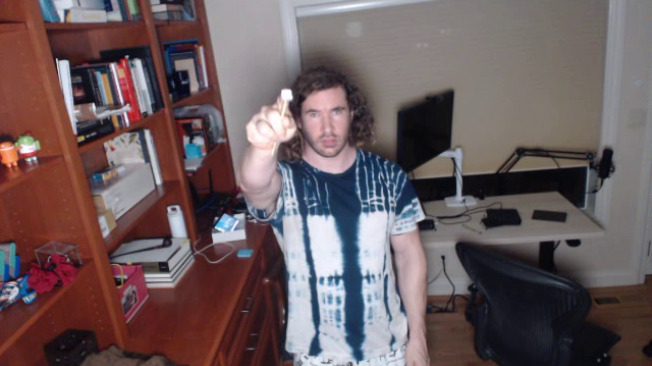
#> input picture data/visible_wand_office/circle1/visible_wand_office030_cropped.jpg, 652 x 366 px; its folder holds only this picture in this run
$ python lumos_detector_test.py   (older library calls are emulated)
#> lines starting #> are read from the running program, lines starting #| are printed output that depends on the picture; after the words box and inside, x2 and y2 are one past the last pixel; in counts of white or black regions, pixels touching at a corner belong together
### circle_detector/frame_preprocessor.py
import cv2 as cv
import numpy as np

class FramePreprocessor:
  '''Do stuff to frames in preparation for shape matching. Threshold to binary and squash frame sequence into single frame.'''
  def __init__(self):
    self.accumulated_frame = None
    self.num_frames = 0

  def Threshold(self, frame):
    '''Input color frame, output binary frame. Uses hard-coded threshold.'''
    frame_gray = cv.cvtColor(frame, cv.COLOR_BGR2GRAY)
    ret,frame_binary = cv.threshold(frame_gray,253,255,cv.THRESH_BINARY)
    return frame_binary

  def Accumulate(self, frame):
    '''Adds a frame into the accumulation.'''
    if not np.any(self.accumulated_frame):
      self.accumulated_frame = frame
    else:
      self.accumulated_frame += frame
      np.clip(self.accumulated_frame, 0, 255)
    self.num_frames += 1.0
    #return np.uint8(np.clip(np.around(self.accumulated_frame / self.num_frames), 0, 255))  # average
    return np.uint8(np.clip(np.around(self.accumulated_frame), 0, 255))  # sum

### circle_detector/lumos_detector.py
import numpy as np
from circle_detector import CircleDetector
from frame_preprocessor import FramePreprocessor


class LumosDetector:
  '''Top-level detector. Thresholds frames, accumulates frames, detects dominant circle, checks if it is good enough.'''
  def __init__(self):
    self.circle_detector = CircleDetector()
    self.processor = FramePreprocessor()

  def AddFrameAndDetect(self, frame):
    '''Returns the circle if detected, else None.'''
    frame_thresholded = self.processor.Threshold(frame)
    accumulated_frame = self.processor.Accumulate(frame_thresholded)
    circles = self.circle_detector.DetectCircles(accumulated_frame)
    if np.any(circles):
      dominant_circle = self.circle_detector.SelectDominantCircle(accumulated_frame, circles)
      radius = dominant_circle[2]
      inliers = self.circle_detector.CircleInliers(accumulated_frame, dominant_circle)
      num_inliers = len(inliers)
      # TODO: use ArcLength instead
      #if num_inliers > 10 / radius:  # circumference of full circle is ~6.28*radius
      if self.circle_detector.InliersArcLength(dominant_circle, inliers) > 0.75*2*np.pi:
        return dominant_circle
    return None

### circle_detector/circle_detector.py
import cv2 as cv
import numpy as np

class CircleDetector:
  def __init__(self):
    pass

  def DetectCircles(self, distilled_image, min_radius=20, max_radius=150):
    '''Hough circle detection. See openCV docs.'''
    circles = cv.HoughCircles(distilled_image,cv.HOUGH_GRADIENT,1,20,
                                param1=50,param2=30,minRadius=min_radius,maxRadius=max_radius)
    return circles

  # [105 lines left out: functions CirclePoints, CircleInliers, _angular_distance, InliersArcLength, CircleScore, SelectDominantCircle and 2 more, not called in this run]

### circle_detector/lumos_detector_test.py
import cv2 as cv
import numpy as np
import os
from os.path import isfile, join
import sys
from lumos_detector import LumosDetector

TEST_FRAME_PATH = '../data/visible_wand_office/circle1/'
#TEST_IMAGE_PATH = '../data/perfect_circle.jpg'

files = [f for f in os.listdir(TEST_FRAME_PATH) if isfile(join(TEST_FRAME_PATH, f))]
files.sort()

if len(files) == 0:
  sys.exit("Could not read the image path.")

frames = []
for i in range(len(files)):
    filename=join(TEST_FRAME_PATH, files[i])
    #reading each files
    img = cv.imread(filename)
#> img is the input picture: shape (366, 652, 3); mean B, G, R 93.3, 91.2, 107.4
    height, width, layers = img.shape
#> height = 366; width = 652; layers = 3
    size = (width,height)
#> size = (652, 366)
    print("%s: %d x %d x %d" %(filename, height, width, layers))
#| ../data/visible_wand_office/circle1/visible_wand_office030_cropped.jpg: 366 x 652 x 3
    #inserting the frames into an image array
    frames.append(img)

if len(frames) == 0:
  sys.exit("No frames in the image path")

detector = LumosDetector()

i = 0
for frame in frames:
  i += 1
  print("Showing frame %d of %d; type 'q' to quit." %(i, len(frames)))

  dominant_circle = detector.AddFrameAndDetect(frame)

  circles = detector.circle_detector.DetectCircles(detector.processor.accumulated_frame)
  img_circles = frame
  if np.any(circles):
    img_circles = detector.circle_detector.DrawCircles(detector.processor.accumulated_frame, frame, circles)

  img_circle = frame
  if np.any(dominant_circle):
    img_circle = detector.circle_detector.DrawCircle(detector.processor.accumulated_frame, frame, dominant_circle)

  #cv.imshow('frame', cv.hconcat([frame, cv.cvtColor(detector.processor.accumulated_frame, cv.COLOR_GRAY2BGR), cv.cvtColor(img_circle, cv.COLOR_GRAY2BGR)]))
  cv.imshow('frame', cv.vconcat([frame, cv.cvtColor(detector.processor.accumulated_frame, cv.COLOR_GRAY2BGR), img_circle]))
  #cv.imshow('frame', cv.vconcat([frame, cv.cvtColor(detector.processor.accumulated_frame, cv.COLOR_GRAY2BGR), img_circles]))
  k = cv.waitKey(0)
  if k == ord("q"):
    break
#> this loop made 1 pass; (key q is pressed on pass 1)
#> i on pass 1: 1
#| Showing frame 1 of 1; type 'q' to quit.
#> pass 1, in Threshold, `frame_gray = cv.cvtColor(frame, cv.COLOR_BGR2GRAY)`:
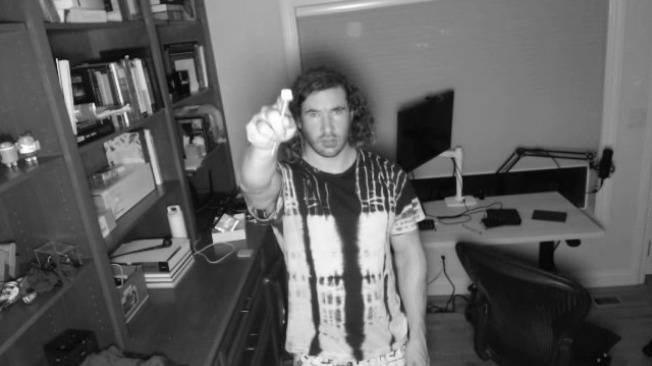
#> frame_gray: shape (366, 652); min 4, max 255, mean 96.3
#> pass 1, in Threshold, `ret,frame_binary = cv.threshold(frame_gray,253,255,cv.THRESH_BINARY)`:
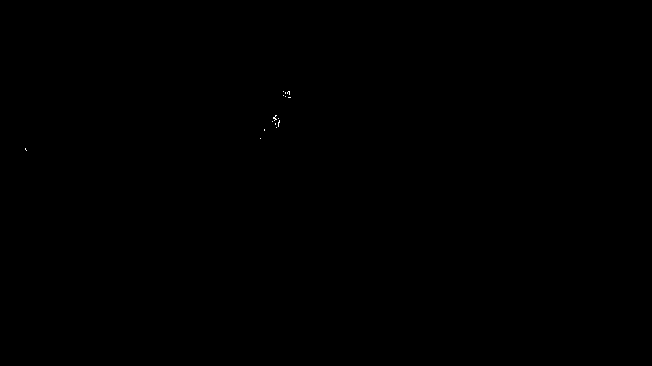
#> frame_binary: shape (366, 652); 0.02% white in thin lines or dots, all inside (x1, y1, x2, y2) = (25, 91, 291, 151)
#> pass 1, `cv.imshow('frame', cv.vconcat([frame, cv.cvtColor(detector.processor.a..`:
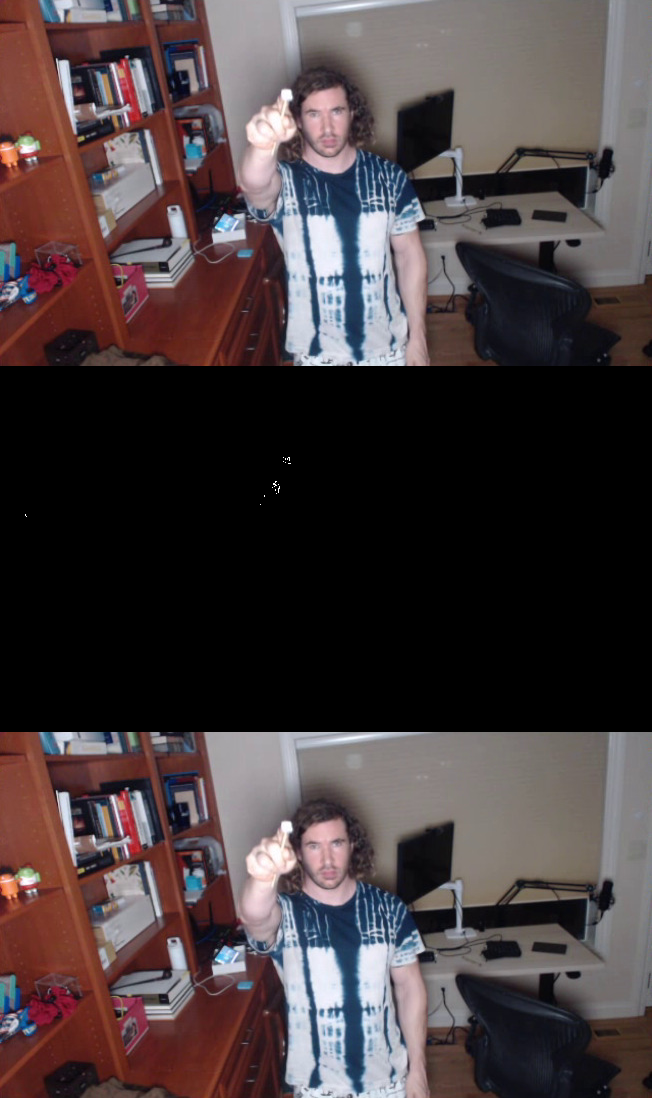
#> window 'frame': shape (1098, 652, 3); mean B, G, R 62.2, 60.8, 71.6
#> after the loop, i = 1


#assert len(circles) > 0
cv.destroyAllWindows()
